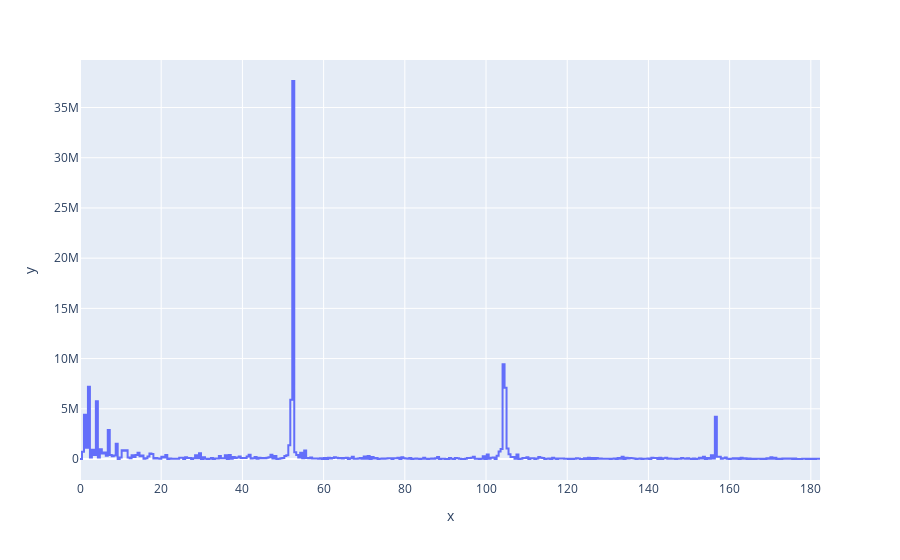

The notebook cell saved with this chart:
### Code cell
figure = plotly.express.line(x=frequency, y=spectrum, line_shape='hv')
figure

### Figure 1 — Plotly figure (JSON) as saved in the notebook; plotly's stock layout.template omitted (floating-point values rounded to 4 significant figures; data arrays with more than 128 entries replaced by an {"elided": "..."} marker saying what was removed)
{"data": [{"hovertemplate": "x=%{x}<br>y=%{y}<extra></extra>", "legendgroup": "", "line": {"color": "#636efa", "dash": "solid", "shape": "hv"}, "marker": {"symbol": "circle"}, "mode": "lines", "name": "", "orientation": "v", "showlegend": false, "type": "scatter", "x": {"elided": "374 float values"}, "xaxis": "x", "y": {"elided": "374 float values"}, "yaxis": "y"}], "layout": {"legend": {"tracegroupgap": 0}, "margin": {"t": 60}, "xaxis": {"anchor": "y", "domain": [0, 1], "title": {"text": "x"}}, "yaxis": {"anchor": "x", "domain": [0, 1], "title": {"text": "y"}}}}
